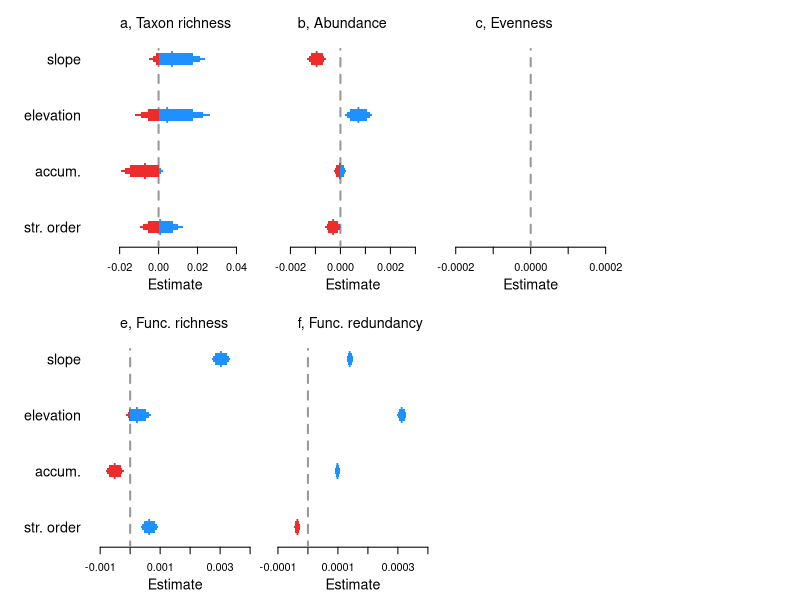

Source code (R): (Note: this script raises an error after producing the figure.)
##Set working directory
setwd("C:/Users/elwel/OneDrive/Desktop/aquatic_data/git/EuroAquaticMacroInverts")

# attach data
drivEst <- read.csv("outputs/Driver_metaanaly_Ests.csv")
#drivEst <- read.csv("outputs/Driver_horseshoe_metaanaly_Ests.csv")
head(drivEst)
unique(drivEst$Response)

options(scipen=999)

##save plot
tiff(filename = "plots/Fig4_drivers/Drivers_main_streamCharacteristics.tiff", width = 7.8, height = 5, units = 'in', res = 600, compression = 'lzw')
#tiff(filename = "plots/drivers/Drivers_horseshoe.tiff", width = 12, height = 9, units = 'in', res = 600, compression = 'lzw')

##layout
layout(mat = matrix(c(1:10), 
                        nrow = 2, 
                        ncol = 5),
       heights = c(2,2,2,2,2,2,2,2,2,2),
       widths = c(1,2,2,2,2,1,2,2,2,2))

par(mar=c(4,0.4,0.4,0.8))
#empty plot for where the labels will go
plot(0, xaxt = 'n', yaxt = 'n', bty = 'n', pch = '', ylab = '', xlab = '')
plot(0, xaxt = 'n', yaxt = 'n', bty = 'n', pch = '', ylab = '', xlab = '')

#### Spp Richness #####
sub <- subset(drivEst, Response == "spp_richness")
est <- sub$Estimate[6:9]
yy <- c(1:4)
plot(yy ~ est, ylab="",xlab="", yaxt="n", las=1, type="n",xlim=c(-0.03,0.047), ylim=c(0.8,4.8),cex=2, bty="n")
#polygon(x=c(-100,-100,0,0),
#        y=c(-4,22,22,-4), col = "grey80", border = "grey80")
segments(x0=0,y0=0,x1=0,y1=4.18,lty=2, lwd=2,col="grey60")
axis(2, at=yy, lwd = 0, lwd.ticks = 0, labels=c("str. order", "accum.", "elevation", "slope"), las=1,cex.axis=1.3)
title(xlab="Estimate", line=2.4,cex.lab=1.3)
legend("topleft", legend=("a, Taxon richness"), bty="n", cex=1.3)
mm <- cbind(yy,est)
mm_neg <- as.data.frame(mm[ which(est < 0),])
mm_pos <- as.data.frame(mm[ which(est > 0),])
#points(yy ~ est, pch="l",cex=2.2,col="white")
points(mm_neg[1,] ~ mm_neg[2,], pch="l",cex=2,col="firebrick2")
points(mm_pos$yy ~ mm_pos$est, pch="l",cex=2,col="dodgerblue")
yyy1=c(0.975,1.025,1.025,0.975)
yyy2=c(0.95,1.05,1.05,0.95)
yyy3=c(0.9,1.1,1.1,0.9)
polygon(x=c(if (sub$Q2.5[6]<0) {sub$Q2.5[6]} else {0}, if (sub$Q2.5[6]<0) {sub$Q2.5[6]} else {0}, if (sub$Q97.5[6]<0) {sub$Q97.5[6]} else {0}, if (sub$Q97.5[6]<0) {sub$Q97.5[6]} else {0}),y=(yyy1), col = "firebrick2", border = NA)
polygon(x=c(if (sub$Q5[6]<0) {sub$Q5[6]} else {0}, if (sub$Q5[6]<0) {sub$Q5[6]} else {0}, if (sub$Q95[6]<0) {sub$Q95[6]} else {0}, if (sub$Q95[6]<0) {sub$Q95[6]} else {0}),y=(yyy2), col = "firebrick2", border = NA)
polygon(x=c(if (sub$Q10[6]<0) {sub$Q10[6]} else {0}, if (sub$Q10[6]<0) {sub$Q10[6]} else {0}, if (sub$Q90[6]<0) {sub$Q90[6]} else {0}, if (sub$Q90[6]<0) {sub$Q90[6]} else {0}),y=(yyy3), col = "firebrick2", border = NA)
polygon(x=c(if (sub$Q2.5[6]>0) {sub$Q2.5[6]} else {0}, if (sub$Q2.5[6]>0) {sub$Q2.5[6]} else {0}, if (sub$Q97.5[6]>0) {sub$Q97.5[6]} else {0}, if (sub$Q97.5[6]>0) {sub$Q97.5[6]} else {0}),y=(yyy1), col = "dodgerblue", border = NA)
polygon(x=c(if (sub$Q5[6]>0) {sub$Q5[6]} else {0}, if (sub$Q5[6]>0) {sub$Q5[6]} else {0}, if (sub$Q95[6]>0) {sub$Q95[6]} else {0}, if (sub$Q95[6]>0) {sub$Q95[6]} else {0}),y=(yyy2), col = "dodgerblue", border = NA)
polygon(x=c(if (sub$Q10[6]>0) {sub$Q10[6]} else {0}, if (sub$Q10[6]>0) {sub$Q10[6]} else {0}, if (sub$Q90[6]>0) {sub$Q90[6]} else {0}, if (sub$Q90[6]>0) {sub$Q90[6]} else {0}),y=(yyy3), col = "dodgerblue", border = NA)
polygon(x=c(if (sub$Q2.5[7]<0) {sub$Q2.5[7]} else {0}, if (sub$Q2.5[7]<0) {sub$Q2.5[7]} else {0}, if (sub$Q97.5[7]<0) {sub$Q97.5[7]} else {0}, if (sub$Q97.5[7]<0) {sub$Q97.5[7]} else {0}),y=(yyy1+1), col = "firebrick2", border = NA)
polygon(x=c(if (sub$Q5[7]<0) {sub$Q5[7]} else {0}, if (sub$Q5[7]<0) {sub$Q5[7]} else {0}, if (sub$Q95[7]<0) {sub$Q95[7]} else {0}, if (sub$Q95[7]<0) {sub$Q95[7]} else {0}),y=(yyy2+1), col = "firebrick2", border = NA)
polygon(x=c(if (sub$Q10[7]<0) {sub$Q10[7]} else {0}, if (sub$Q10[7]<0) {sub$Q10[7]} else {0}, if (sub$Q90[7]<0) {sub$Q90[7]} else {0}, if (sub$Q90[7]<0) {sub$Q90[7]} else {0}),y=(yyy3+1), col = "firebrick2", border = NA)
polygon(x=c(if (sub$Q2.5[7]>0) {sub$Q2.5[7]} else {0}, if (sub$Q2.5[7]>0) {sub$Q2.5[7]} else {0}, if (sub$Q97.5[7]>0) {sub$Q97.5[7]} else {0}, if (sub$Q97.5[7]>0) {sub$Q97.5[7]} else {0}),y=(yyy1+1), col = "dodgerblue", border = NA)
polygon(x=c(if (sub$Q5[7]>0) {sub$Q5[7]} else {0}, if (sub$Q5[7]>0) {sub$Q5[7]} else {0}, if (sub$Q95[7]>0) {sub$Q95[7]} else {0}, if (sub$Q95[7]>0) {sub$Q95[7]} else {0}),y=(yyy2+1), col = "dodgerblue", border = NA)
polygon(x=c(if (sub$Q10[7]>0) {sub$Q10[7]} else {0}, if (sub$Q10[7]>0) {sub$Q10[7]} else {0}, if (sub$Q90[7]>0) {sub$Q90[7]} else {0}, if (sub$Q90[7]>0) {sub$Q90[7]} else {0}),y=(yyy3+1), col = "dodgerblue", border = NA)
polygon(x=c(if (sub$Q2.5[8]<0) {sub$Q2.5[8]} else {0}, if (sub$Q2.5[8]<0) {sub$Q2.5[8]} else {0}, if (sub$Q97.5[8]<0) {sub$Q97.5[8]} else {0}, if (sub$Q97.5[8]<0) {sub$Q97.5[8]} else {0}),y=(yyy1+2), col = "firebrick2", border = NA)
polygon(x=c(if (sub$Q5[8]<0) {sub$Q5[8]} else {0}, if (sub$Q5[8]<0) {sub$Q5[8]} else {0}, if (sub$Q95[8]<0) {sub$Q95[8]} else {0}, if (sub$Q95[8]<0) {sub$Q95[8]} else {0}),y=(yyy2+2), col = "firebrick2", border = NA)
polygon(x=c(if (sub$Q10[8]<0) {sub$Q10[8]} else {0}, if (sub$Q10[8]<0) {sub$Q10[8]} else {0}, if (sub$Q90[8]<0) {sub$Q90[8]} else {0}, if (sub$Q90[8]<0) {sub$Q90[8]} else {0}),y=(yyy3+2), col = "firebrick2", border = NA)
polygon(x=c(if (sub$Q2.5[8]>0) {sub$Q2.5[8]} else {0}, if (sub$Q2.5[8]>0) {sub$Q2.5[8]} else {0}, if (sub$Q97.5[8]>0) {sub$Q97.5[8]} else {0}, if (sub$Q97.5[8]>0) {sub$Q97.5[8]} else {0}),y=(yyy1+2), col = "dodgerblue", border = NA)
polygon(x=c(if (sub$Q5[8]>0) {sub$Q5[8]} else {0}, if (sub$Q5[8]>0) {sub$Q5[8]} else {0}, if (sub$Q95[8]>0) {sub$Q95[8]} else {0}, if (sub$Q95[8]>0) {sub$Q95[8]} else {0}),y=(yyy2+2), col = "dodgerblue", border = NA)
polygon(x=c(if (sub$Q10[8]>0) {sub$Q10[8]} else {0}, if (sub$Q10[8]>0) {sub$Q10[8]} else {0}, if (sub$Q90[8]>0) {sub$Q90[8]} else {0}, if (sub$Q90[8]>0) {sub$Q90[8]} else {0}),y=(yyy3+2), col = "dodgerblue", border = NA)
polygon(x=c(if (sub$Q2.5[9]<0) {sub$Q2.5[9]} else {0}, if (sub$Q2.5[9]<0) {sub$Q2.5[9]} else {0}, if (sub$Q97.5[9]<0) {sub$Q97.5[9]} else {0}, if (sub$Q97.5[9]<0) {sub$Q97.5[9]} else {0}),y=(yyy1+3), col = "firebrick2", border = NA)
polygon(x=c(if (sub$Q5[9]<0) {sub$Q5[9]} else {0}, if (sub$Q5[9]<0) {sub$Q5[9]} else {0}, if (sub$Q95[9]<0) {sub$Q95[9]} else {0}, if (sub$Q95[9]<0) {sub$Q95[9]} else {0}),y=(yyy2+3), col = "firebrick2", border = NA)
polygon(x=c(if (sub$Q10[9]<0) {sub$Q10[9]} else {0}, if (sub$Q10[9]<0) {sub$Q10[9]} else {0}, if (sub$Q90[9]<0) {sub$Q90[9]} else {0}, if (sub$Q90[9]<0) {sub$Q90[9]} else {0}),y=(yyy3+3), col = "firebrick2", border = NA)
polygon(x=c(if (sub$Q2.5[9]>0) {sub$Q2.5[9]} else {0}, if (sub$Q2.5[9]>0) {sub$Q2.5[9]} else {0}, if (sub$Q97.5[9]>0) {sub$Q97.5[9]} else {0}, if (sub$Q97.5[9]>0) {sub$Q97.5[9]} else {0}),y=(yyy1+3), col = "dodgerblue", border = NA)
polygon(x=c(if (sub$Q5[9]>0) {sub$Q5[9]} else {0}, if (sub$Q5[9]>0) {sub$Q5[9]} else {0}, if (sub$Q95[9]>0) {sub$Q95[9]} else {0}, if (sub$Q95[9]>0) {sub$Q95[9]} else {0}),y=(yyy2+3), col = "dodgerblue", border = NA)
polygon(x=c(if (sub$Q10[9]>0) {sub$Q10[9]} else {0}, if (sub$Q10[9]>0) {sub$Q10[9]} else {0}, if (sub$Q90[9]>0) {sub$Q90[9]} else {0}, if (sub$Q90[9]>0) {sub$Q90[9]} else {0}),y=(yyy3+3), col = "dodgerblue", border = NA)


#### Func Richness #####
sub <- subset(drivEst, Response == "func_rich")
est <- sub$Estimate[6:9]
yy <- c(1:4)
plot(yy ~ est, ylab="",xlab="", yaxt="n", las=1, type="n",xlim=c(-0.001,0.004), ylim=c(0.8,4.8), cex=2, bty="n")
segments(x0=0,y0=0,x1=0,y1=4.18,lty=2, lwd=2,col="grey60")
axis(2, at=yy, lwd = 0, lwd.ticks = 0, labels=c("str. order", "accum.", "elevation", "slope"), las=1,cex.axis=1.3)
title(xlab="Estimate", line=2.4,cex.lab=1.3)
legend("topleft", legend=("e, Func. richness"), bty="n", cex=1.3)
mm <- cbind(yy,est)
mm_neg <- as.data.frame(mm[ which(est < 0),])
mm_pos <- as.data.frame(mm[ which(est > 0),])
#points(yy ~ est, pch="l",cex=2.2,col="white")
points(mm_neg[1,] ~ mm_neg[2,], pch="l",cex=2,col="firebrick2")
points(mm_pos$yy ~ mm_pos$est, pch="l",cex=2,col="dodgerblue")
yyy1=c(0.975,1.025,1.025,0.975)
yyy2=c(0.95,1.05,1.05,0.95)
yyy3=c(0.9,1.1,1.1,0.9)
polygon(x=c(if (sub$Q2.5[6]<0) {sub$Q2.5[6]} else {0}, if (sub$Q2.5[6]<0) {sub$Q2.5[6]} else {0}, if (sub$Q97.5[6]<0) {sub$Q97.5[6]} else {0}, if (sub$Q97.5[6]<0) {sub$Q97.5[6]} else {0}),y=(yyy1), col = "firebrick2", border = NA)
polygon(x=c(if (sub$Q5[6]<0) {sub$Q5[6]} else {0}, if (sub$Q5[6]<0) {sub$Q5[6]} else {0}, if (sub$Q95[6]<0) {sub$Q95[6]} else {0}, if (sub$Q95[6]<0) {sub$Q95[6]} else {0}),y=(yyy2), col = "firebrick2", border = NA)
polygon(x=c(if (sub$Q10[6]<0) {sub$Q10[6]} else {0}, if (sub$Q10[6]<0) {sub$Q10[6]} else {0}, if (sub$Q90[6]<0) {sub$Q90[6]} else {0}, if (sub$Q90[6]<0) {sub$Q90[6]} else {0}),y=(yyy3), col = "firebrick2", border = NA)
polygon(x=c(if (sub$Q2.5[6]>0) {sub$Q2.5[6]} else {0}, if (sub$Q2.5[6]>0) {sub$Q2.5[6]} else {0}, if (sub$Q97.5[6]>0) {sub$Q97.5[6]} else {0}, if (sub$Q97.5[6]>0) {sub$Q97.5[6]} else {0}),y=(yyy1), col = "dodgerblue", border = NA)
polygon(x=c(if (sub$Q5[6]>0) {sub$Q5[6]} else {0}, if (sub$Q5[6]>0) {sub$Q5[6]} else {0}, if (sub$Q95[6]>0) {sub$Q95[6]} else {0}, if (sub$Q95[6]>0) {sub$Q95[6]} else {0}),y=(yyy2), col = "dodgerblue", border = NA)
polygon(x=c(if (sub$Q10[6]>0) {sub$Q10[6]} else {0}, if (sub$Q10[6]>0) {sub$Q10[6]} else {0}, if (sub$Q90[6]>0) {sub$Q90[6]} else {0}, if (sub$Q90[6]>0) {sub$Q90[6]} else {0}),y=(yyy3), col = "dodgerblue", border = NA)
polygon(x=c(if (sub$Q2.5[7]<0) {sub$Q2.5[7]} else {0}, if (sub$Q2.5[7]<0) {sub$Q2.5[7]} else {0}, if (sub$Q97.5[7]<0) {sub$Q97.5[7]} else {0}, if (sub$Q97.5[7]<0) {sub$Q97.5[7]} else {0}),y=(yyy1+1), col = "firebrick2", border = NA)
polygon(x=c(if (sub$Q5[7]<0) {sub$Q5[7]} else {0}, if (sub$Q5[7]<0) {sub$Q5[7]} else {0}, if (sub$Q95[7]<0) {sub$Q95[7]} else {0}, if (sub$Q95[7]<0) {sub$Q95[7]} else {0}),y=(yyy2+1), col = "firebrick2", border = NA)
polygon(x=c(if (sub$Q10[7]<0) {sub$Q10[7]} else {0}, if (sub$Q10[7]<0) {sub$Q10[7]} else {0}, if (sub$Q90[7]<0) {sub$Q90[7]} else {0}, if (sub$Q90[7]<0) {sub$Q90[7]} else {0}),y=(yyy3+1), col = "firebrick2", border = NA)
polygon(x=c(if (sub$Q2.5[7]>0) {sub$Q2.5[7]} else {0}, if (sub$Q2.5[7]>0) {sub$Q2.5[7]} else {0}, if (sub$Q97.5[7]>0) {sub$Q97.5[7]} else {0}, if (sub$Q97.5[7]>0) {sub$Q97.5[7]} else {0}),y=(yyy1+1), col = "dodgerblue", border = NA)
polygon(x=c(if (sub$Q5[7]>0) {sub$Q5[7]} else {0}, if (sub$Q5[7]>0) {sub$Q5[7]} else {0}, if (sub$Q95[7]>0) {sub$Q95[7]} else {0}, if (sub$Q95[7]>0) {sub$Q95[7]} else {0}),y=(yyy2+1), col = "dodgerblue", border = NA)
polygon(x=c(if (sub$Q10[7]>0) {sub$Q10[7]} else {0}, if (sub$Q10[7]>0) {sub$Q10[7]} else {0}, if (sub$Q90[7]>0) {sub$Q90[7]} else {0}, if (sub$Q90[7]>0) {sub$Q90[7]} else {0}),y=(yyy3+1), col = "dodgerblue", border = NA)
polygon(x=c(if (sub$Q2.5[8]<0) {sub$Q2.5[8]} else {0}, if (sub$Q2.5[8]<0) {sub$Q2.5[8]} else {0}, if (sub$Q97.5[8]<0) {sub$Q97.5[8]} else {0}, if (sub$Q97.5[8]<0) {sub$Q97.5[8]} else {0}),y=(yyy1+2), col = "firebrick2", border = NA)
polygon(x=c(if (sub$Q5[8]<0) {sub$Q5[8]} else {0}, if (sub$Q5[8]<0) {sub$Q5[8]} else {0}, if (sub$Q95[8]<0) {sub$Q95[8]} else {0}, if (sub$Q95[8]<0) {sub$Q95[8]} else {0}),y=(yyy2+2), col = "firebrick2", border = NA)
polygon(x=c(if (sub$Q10[8]<0) {sub$Q10[8]} else {0}, if (sub$Q10[8]<0) {sub$Q10[8]} else {0}, if (sub$Q90[8]<0) {sub$Q90[8]} else {0}, if (sub$Q90[8]<0) {sub$Q90[8]} else {0}),y=(yyy3+2), col = "firebrick2", border = NA)
polygon(x=c(if (sub$Q2.5[8]>0) {sub$Q2.5[8]} else {0}, if (sub$Q2.5[8]>0) {sub$Q2.5[8]} else {0}, if (sub$Q97.5[8]>0) {sub$Q97.5[8]} else {0}, if (sub$Q97.5[8]>0) {sub$Q97.5[8]} else {0}),y=(yyy1+2), col = "dodgerblue", border = NA)
polygon(x=c(if (sub$Q5[8]>0) {sub$Q5[8]} else {0}, if (sub$Q5[8]>0) {sub$Q5[8]} else {0}, if (sub$Q95[8]>0) {sub$Q95[8]} else {0}, if (sub$Q95[8]>0) {sub$Q95[8]} else {0}),y=(yyy2+2), col = "dodgerblue", border = NA)
polygon(x=c(if (sub$Q10[8]>0) {sub$Q10[8]} else {0}, if (sub$Q10[8]>0) {sub$Q10[8]} else {0}, if (sub$Q90[8]>0) {sub$Q90[8]} else {0}, if (sub$Q90[8]>0) {sub$Q90[8]} else {0}),y=(yyy3+2), col = "dodgerblue", border = NA)
polygon(x=c(if (sub$Q2.5[9]<0) {sub$Q2.5[9]} else {0}, if (sub$Q2.5[9]<0) {sub$Q2.5[9]} else {0}, if (sub$Q97.5[9]<0) {sub$Q97.5[9]} else {0}, if (sub$Q97.5[9]<0) {sub$Q97.5[9]} else {0}),y=(yyy1+3), col = "firebrick2", border = NA)
polygon(x=c(if (sub$Q5[9]<0) {sub$Q5[9]} else {0}, if (sub$Q5[9]<0) {sub$Q5[9]} else {0}, if (sub$Q95[9]<0) {sub$Q95[9]} else {0}, if (sub$Q95[9]<0) {sub$Q95[9]} else {0}),y=(yyy2+3), col = "firebrick2", border = NA)
polygon(x=c(if (sub$Q10[9]<0) {sub$Q10[9]} else {0}, if (sub$Q10[9]<0) {sub$Q10[9]} else {0}, if (sub$Q90[9]<0) {sub$Q90[9]} else {0}, if (sub$Q90[9]<0) {sub$Q90[9]} else {0}),y=(yyy3+3), col = "firebrick2", border = NA)
polygon(x=c(if (sub$Q2.5[9]>0) {sub$Q2.5[9]} else {0}, if (sub$Q2.5[9]>0) {sub$Q2.5[9]} else {0}, if (sub$Q97.5[9]>0) {sub$Q97.5[9]} else {0}, if (sub$Q97.5[9]>0) {sub$Q97.5[9]} else {0}),y=(yyy1+3), col = "dodgerblue", border = NA)
polygon(x=c(if (sub$Q5[9]>0) {sub$Q5[9]} else {0}, if (sub$Q5[9]>0) {sub$Q5[9]} else {0}, if (sub$Q95[9]>0) {sub$Q95[9]} else {0}, if (sub$Q95[9]>0) {sub$Q95[9]} else {0}),y=(yyy2+3), col = "dodgerblue", border = NA)
polygon(x=c(if (sub$Q10[9]>0) {sub$Q10[9]} else {0}, if (sub$Q10[9]>0) {sub$Q10[9]} else {0}, if (sub$Q90[9]>0) {sub$Q90[9]} else {0}, if (sub$Q90[9]>0) {sub$Q90[9]} else {0}),y=(yyy3+3), col = "dodgerblue", border = NA)


#### Abundance #####
sub <- subset(drivEst, Response == "abundance")
est <- sub$Estimate[6:9]
yy <- c(1:4)
plot(yy ~ est, ylab="",xlab="", yaxt="n", las=1, type="n",xlim=c(-0.0025,0.0035), ylim=c(0.8,4.8), cex=2, bty="n")
segments(x0=0,y0=0,x1=0,y1=4.18,lty=2, lwd=2,col="grey60")
title(xlab="Estimate", line=2.4,cex.lab=1.3)
legend("topleft", legend=("b, Abundance"), bty="n", cex=1.3)
mm <- cbind(yy,est)
mm_neg <- as.data.frame(mm[ which(est < 0),])
mm_pos <- as.data.frame(mm[ which(est > 0),])
#points(yy ~ est, pch="l",cex=2.2,col="white")
points(mm_neg$yy ~ mm_neg$est, pch="l",cex=2,col="firebrick2")
points(mm_pos[1,] ~ mm_pos[2,], pch="l",cex=2,col="dodgerblue")
yyy1=c(0.975,1.025,1.025,0.975)
yyy2=c(0.95,1.05,1.05,0.95)
yyy3=c(0.9,1.1,1.1,0.9)
polygon(x=c(if (sub$Q2.5[6]<0) {sub$Q2.5[6]} else {0}, if (sub$Q2.5[6]<0) {sub$Q2.5[6]} else {0}, if (sub$Q97.5[6]<0) {sub$Q97.5[6]} else {0}, if (sub$Q97.5[6]<0) {sub$Q97.5[6]} else {0}),y=(yyy1), col = "firebrick2", border = NA)
polygon(x=c(if (sub$Q5[6]<0) {sub$Q5[6]} else {0}, if (sub$Q5[6]<0) {sub$Q5[6]} else {0}, if (sub$Q95[6]<0) {sub$Q95[6]} else {0}, if (sub$Q95[6]<0) {sub$Q95[6]} else {0}),y=(yyy2), col = "firebrick2", border = NA)
polygon(x=c(if (sub$Q10[6]<0) {sub$Q10[6]} else {0}, if (sub$Q10[6]<0) {sub$Q10[6]} else {0}, if (sub$Q90[6]<0) {sub$Q90[6]} else {0}, if (sub$Q90[6]<0) {sub$Q90[6]} else {0}),y=(yyy3), col = "firebrick2", border = NA)
polygon(x=c(if (sub$Q2.5[6]>0) {sub$Q2.5[6]} else {0}, if (sub$Q2.5[6]>0) {sub$Q2.5[6]} else {0}, if (sub$Q97.5[6]>0) {sub$Q97.5[6]} else {0}, if (sub$Q97.5[6]>0) {sub$Q97.5[6]} else {0}),y=(yyy1), col = "dodgerblue", border = NA)
polygon(x=c(if (sub$Q5[6]>0) {sub$Q5[6]} else {0}, if (sub$Q5[6]>0) {sub$Q5[6]} else {0}, if (sub$Q95[6]>0) {sub$Q95[6]} else {0}, if (sub$Q95[6]>0) {sub$Q95[6]} else {0}),y=(yyy2), col = "dodgerblue", border = NA)
polygon(x=c(if (sub$Q10[6]>0) {sub$Q10[6]} else {0}, if (sub$Q10[6]>0) {sub$Q10[6]} else {0}, if (sub$Q90[6]>0) {sub$Q90[6]} else {0}, if (sub$Q90[6]>0) {sub$Q90[6]} else {0}),y=(yyy3), col = "dodgerblue", border = NA)
polygon(x=c(if (sub$Q2.5[7]<0) {sub$Q2.5[7]} else {0}, if (sub$Q2.5[7]<0) {sub$Q2.5[7]} else {0}, if (sub$Q97.5[7]<0) {sub$Q97.5[7]} else {0}, if (sub$Q97.5[7]<0) {sub$Q97.5[7]} else {0}),y=(yyy1+1), col = "firebrick2", border = NA)
polygon(x=c(if (sub$Q5[7]<0) {sub$Q5[7]} else {0}, if (sub$Q5[7]<0) {sub$Q5[7]} else {0}, if (sub$Q95[7]<0) {sub$Q95[7]} else {0}, if (sub$Q95[7]<0) {sub$Q95[7]} else {0}),y=(yyy2+1), col = "firebrick2", border = NA)
polygon(x=c(if (sub$Q10[7]<0) {sub$Q10[7]} else {0}, if (sub$Q10[7]<0) {sub$Q10[7]} else {0}, if (sub$Q90[7]<0) {sub$Q90[7]} else {0}, if (sub$Q90[7]<0) {sub$Q90[7]} else {0}),y=(yyy3+1), col = "firebrick2", border = NA)
polygon(x=c(if (sub$Q2.5[7]>0) {sub$Q2.5[7]} else {0}, if (sub$Q2.5[7]>0) {sub$Q2.5[7]} else {0}, if (sub$Q97.5[7]>0) {sub$Q97.5[7]} else {0}, if (sub$Q97.5[7]>0) {sub$Q97.5[7]} else {0}),y=(yyy1+1), col = "dodgerblue", border = NA)
polygon(x=c(if (sub$Q5[7]>0) {sub$Q5[7]} else {0}, if (sub$Q5[7]>0) {sub$Q5[7]} else {0}, if (sub$Q95[7]>0) {sub$Q95[7]} else {0}, if (sub$Q95[7]>0) {sub$Q95[7]} else {0}),y=(yyy2+1), col = "dodgerblue", border = NA)
polygon(x=c(if (sub$Q10[7]>0) {sub$Q10[7]} else {0}, if (sub$Q10[7]>0) {sub$Q10[7]} else {0}, if (sub$Q90[7]>0) {sub$Q90[7]} else {0}, if (sub$Q90[7]>0) {sub$Q90[7]} else {0}),y=(yyy3+1), col = "dodgerblue", border = NA)
polygon(x=c(if (sub$Q2.5[8]<0) {sub$Q2.5[8]} else {0}, if (sub$Q2.5[8]<0) {sub$Q2.5[8]} else {0}, if (sub$Q97.5[8]<0) {sub$Q97.5[8]} else {0}, if (sub$Q97.5[8]<0) {sub$Q97.5[8]} else {0}),y=(yyy1+2), col = "firebrick2", border = NA)
polygon(x=c(if (sub$Q5[8]<0) {sub$Q5[8]} else {0}, if (sub$Q5[8]<0) {sub$Q5[8]} else {0}, if (sub$Q95[8]<0) {sub$Q95[8]} else {0}, if (sub$Q95[8]<0) {sub$Q95[8]} else {0}),y=(yyy2+2), col = "firebrick2", border = NA)
polygon(x=c(if (sub$Q10[8]<0) {sub$Q10[8]} else {0}, if (sub$Q10[8]<0) {sub$Q10[8]} else {0}, if (sub$Q90[8]<0) {sub$Q90[8]} else {0}, if (sub$Q90[8]<0) {sub$Q90[8]} else {0}),y=(yyy3+2), col = "firebrick2", border = NA)
polygon(x=c(if (sub$Q2.5[8]>0) {sub$Q2.5[8]} else {0}, if (sub$Q2.5[8]>0) {sub$Q2.5[8]} else {0}, if (sub$Q97.5[8]>0) {sub$Q97.5[8]} else {0}, if (sub$Q97.5[8]>0) {sub$Q97.5[8]} else {0}),y=(yyy1+2), col = "dodgerblue", border = NA)
polygon(x=c(if (sub$Q5[8]>0) {sub$Q5[8]} else {0}, if (sub$Q5[8]>0) {sub$Q5[8]} else {0}, if (sub$Q95[8]>0) {sub$Q95[8]} else {0}, if (sub$Q95[8]>0) {sub$Q95[8]} else {0}),y=(yyy2+2), col = "dodgerblue", border = NA)
polygon(x=c(if (sub$Q10[8]>0) {sub$Q10[8]} else {0}, if (sub$Q10[8]>0) {sub$Q10[8]} else {0}, if (sub$Q90[8]>0) {sub$Q90[8]} else {0}, if (sub$Q90[8]>0) {sub$Q90[8]} else {0}),y=(yyy3+2), col = "dodgerblue", border = NA)
polygon(x=c(if (sub$Q2.5[9]<0) {sub$Q2.5[9]} else {0}, if (sub$Q2.5[9]<0) {sub$Q2.5[9]} else {0}, if (sub$Q97.5[9]<0) {sub$Q97.5[9]} else {0}, if (sub$Q97.5[9]<0) {sub$Q97.5[9]} else {0}),y=(yyy1+3), col = "firebrick2", border = NA)
polygon(x=c(if (sub$Q5[9]<0) {sub$Q5[9]} else {0}, if (sub$Q5[9]<0) {sub$Q5[9]} else {0}, if (sub$Q95[9]<0) {sub$Q95[9]} else {0}, if (sub$Q95[9]<0) {sub$Q95[9]} else {0}),y=(yyy2+3), col = "firebrick2", border = NA)
polygon(x=c(if (sub$Q10[9]<0) {sub$Q10[9]} else {0}, if (sub$Q10[9]<0) {sub$Q10[9]} else {0}, if (sub$Q90[9]<0) {sub$Q90[9]} else {0}, if (sub$Q90[9]<0) {sub$Q90[9]} else {0}),y=(yyy3+3), col = "firebrick2", border = NA)
polygon(x=c(if (sub$Q2.5[9]>0) {sub$Q2.5[9]} else {0}, if (sub$Q2.5[9]>0) {sub$Q2.5[9]} else {0}, if (sub$Q97.5[9]>0) {sub$Q97.5[9]} else {0}, if (sub$Q97.5[9]>0) {sub$Q97.5[9]} else {0}),y=(yyy1+3), col = "dodgerblue", border = NA)
polygon(x=c(if (sub$Q5[9]>0) {sub$Q5[9]} else {0}, if (sub$Q5[9]>0) {sub$Q5[9]} else {0}, if (sub$Q95[9]>0) {sub$Q95[9]} else {0}, if (sub$Q95[9]>0) {sub$Q95[9]} else {0}),y=(yyy2+3), col = "dodgerblue", border = NA)
polygon(x=c(if (sub$Q10[9]>0) {sub$Q10[9]} else {0}, if (sub$Q10[9]>0) {sub$Q10[9]} else {0}, if (sub$Q90[9]>0) {sub$Q90[9]} else {0}, if (sub$Q90[9]>0) {sub$Q90[9]} else {0}),y=(yyy3+3), col = "dodgerblue", border = NA)

#### func_fred #####
sub <- subset(drivEst, Response == "FRed")
est <- sub$Estimate[6:9]
yy <- c(1:4)
plot(yy ~ est, ylab="",xlab="", yaxt="n", las=1, type="n",xlim=c(-0.0001,0.0004), ylim=c(0.8,4.8), cex=2, bty="n")
segments(x0=0,y0=0,x1=0,y1=4.18,lty=2, lwd=2,col="grey60")
title(xlab="Estimate", line=2.4,cex.lab=1.3)
legend("topleft", legend=("f, Func. redundancy"), bty="n", cex=1.3)
mm <- cbind(yy,est)
mm_neg <- as.data.frame(mm[ which(est < 0),])
mm_pos <- as.data.frame(mm[ which(est > 0),])
#points(yy ~ est, pch="l",cex=2.2,col="white")
points(mm_neg[1,] ~ mm_neg[2,], pch="l",cex=2,col="firebrick2")
points(mm_pos$yy ~ mm_pos$est, pch="l",cex=2,col="dodgerblue")
yyy1=c(0.975,1.025,1.025,0.975)
yyy2=c(0.95,1.05,1.05,0.95)
yyy3=c(0.9,1.1,1.1,0.9)
polygon(x=c(if (sub$Q2.5[6]<0) {sub$Q2.5[6]} else {0}, if (sub$Q2.5[6]<0) {sub$Q2.5[6]} else {0}, if (sub$Q97.5[6]<0) {sub$Q97.5[6]} else {0}, if (sub$Q97.5[6]<0) {sub$Q97.5[6]} else {0}),y=(yyy1), col = "firebrick2", border = NA)
polygon(x=c(if (sub$Q5[6]<0) {sub$Q5[6]} else {0}, if (sub$Q5[6]<0) {sub$Q5[6]} else {0}, if (sub$Q95[6]<0) {sub$Q95[6]} else {0}, if (sub$Q95[6]<0) {sub$Q95[6]} else {0}),y=(yyy2), col = "firebrick2", border = NA)
polygon(x=c(if (sub$Q10[6]<0) {sub$Q10[6]} else {0}, if (sub$Q10[6]<0) {sub$Q10[6]} else {0}, if (sub$Q90[6]<0) {sub$Q90[6]} else {0}, if (sub$Q90[6]<0) {sub$Q90[6]} else {0}),y=(yyy3), col = "firebrick2", border = NA)
polygon(x=c(if (sub$Q2.5[6]>0) {sub$Q2.5[6]} else {0}, if (sub$Q2.5[6]>0) {sub$Q2.5[6]} else {0}, if (sub$Q97.5[6]>0) {sub$Q97.5[6]} else {0}, if (sub$Q97.5[6]>0) {sub$Q97.5[6]} else {0}),y=(yyy1), col = "dodgerblue", border = NA)
polygon(x=c(if (sub$Q5[6]>0) {sub$Q5[6]} else {0}, if (sub$Q5[6]>0) {sub$Q5[6]} else {0}, if (sub$Q95[6]>0) {sub$Q95[6]} else {0}, if (sub$Q95[6]>0) {sub$Q95[6]} else {0}),y=(yyy2), col = "dodgerblue", border = NA)
polygon(x=c(if (sub$Q10[6]>0) {sub$Q10[6]} else {0}, if (sub$Q10[6]>0) {sub$Q10[6]} else {0}, if (sub$Q90[6]>0) {sub$Q90[6]} else {0}, if (sub$Q90[6]>0) {sub$Q90[6]} else {0}),y=(yyy3), col = "dodgerblue", border = NA)
polygon(x=c(if (sub$Q2.5[7]<0) {sub$Q2.5[7]} else {0}, if (sub$Q2.5[7]<0) {sub$Q2.5[7]} else {0}, if (sub$Q97.5[7]<0) {sub$Q97.5[7]} else {0}, if (sub$Q97.5[7]<0) {sub$Q97.5[7]} else {0}),y=(yyy1+1), col = "firebrick2", border = NA)
polygon(x=c(if (sub$Q5[7]<0) {sub$Q5[7]} else {0}, if (sub$Q5[7]<0) {sub$Q5[7]} else {0}, if (sub$Q95[7]<0) {sub$Q95[7]} else {0}, if (sub$Q95[7]<0) {sub$Q95[7]} else {0}),y=(yyy2+1), col = "firebrick2", border = NA)
polygon(x=c(if (sub$Q10[7]<0) {sub$Q10[7]} else {0}, if (sub$Q10[7]<0) {sub$Q10[7]} else {0}, if (sub$Q90[7]<0) {sub$Q90[7]} else {0}, if (sub$Q90[7]<0) {sub$Q90[7]} else {0}),y=(yyy3+1), col = "firebrick2", border = NA)
polygon(x=c(if (sub$Q2.5[7]>0) {sub$Q2.5[7]} else {0}, if (sub$Q2.5[7]>0) {sub$Q2.5[7]} else {0}, if (sub$Q97.5[7]>0) {sub$Q97.5[7]} else {0}, if (sub$Q97.5[7]>0) {sub$Q97.5[7]} else {0}),y=(yyy1+1), col = "dodgerblue", border = NA)
polygon(x=c(if (sub$Q5[7]>0) {sub$Q5[7]} else {0}, if (sub$Q5[7]>0) {sub$Q5[7]} else {0}, if (sub$Q95[7]>0) {sub$Q95[7]} else {0}, if (sub$Q95[7]>0) {sub$Q95[7]} else {0}),y=(yyy2+1), col = "dodgerblue", border = NA)
polygon(x=c(if (sub$Q10[7]>0) {sub$Q10[7]} else {0}, if (sub$Q10[7]>0) {sub$Q10[7]} else {0}, if (sub$Q90[7]>0) {sub$Q90[7]} else {0}, if (sub$Q90[7]>0) {sub$Q90[7]} else {0}),y=(yyy3+1), col = "dodgerblue", border = NA)
polygon(x=c(if (sub$Q2.5[8]<0) {sub$Q2.5[8]} else {0}, if (sub$Q2.5[8]<0) {sub$Q2.5[8]} else {0}, if (sub$Q97.5[8]<0) {sub$Q97.5[8]} else {0}, if (sub$Q97.5[8]<0) {sub$Q97.5[8]} else {0}),y=(yyy1+2), col = "firebrick2", border = NA)
polygon(x=c(if (sub$Q5[8]<0) {sub$Q5[8]} else {0}, if (sub$Q5[8]<0) {sub$Q5[8]} else {0}, if (sub$Q95[8]<0) {sub$Q95[8]} else {0}, if (sub$Q95[8]<0) {sub$Q95[8]} else {0}),y=(yyy2+2), col = "firebrick2", border = NA)
polygon(x=c(if (sub$Q10[8]<0) {sub$Q10[8]} else {0}, if (sub$Q10[8]<0) {sub$Q10[8]} else {0}, if (sub$Q90[8]<0) {sub$Q90[8]} else {0}, if (sub$Q90[8]<0) {sub$Q90[8]} else {0}),y=(yyy3+2), col = "firebrick2", border = NA)
polygon(x=c(if (sub$Q2.5[8]>0) {sub$Q2.5[8]} else {0}, if (sub$Q2.5[8]>0) {sub$Q2.5[8]} else {0}, if (sub$Q97.5[8]>0) {sub$Q97.5[8]} else {0}, if (sub$Q97.5[8]>0) {sub$Q97.5[8]} else {0}),y=(yyy1+2), col = "dodgerblue", border = NA)
polygon(x=c(if (sub$Q5[8]>0) {sub$Q5[8]} else {0}, if (sub$Q5[8]>0) {sub$Q5[8]} else {0}, if (sub$Q95[8]>0) {sub$Q95[8]} else {0}, if (sub$Q95[8]>0) {sub$Q95[8]} else {0}),y=(yyy2+2), col = "dodgerblue", border = NA)
polygon(x=c(if (sub$Q10[8]>0) {sub$Q10[8]} else {0}, if (sub$Q10[8]>0) {sub$Q10[8]} else {0}, if (sub$Q90[8]>0) {sub$Q90[8]} else {0}, if (sub$Q90[8]>0) {sub$Q90[8]} else {0}),y=(yyy3+2), col = "dodgerblue", border = NA)
polygon(x=c(if (sub$Q2.5[9]<0) {sub$Q2.5[9]} else {0}, if (sub$Q2.5[9]<0) {sub$Q2.5[9]} else {0}, if (sub$Q97.5[9]<0) {sub$Q97.5[9]} else {0}, if (sub$Q97.5[9]<0) {sub$Q97.5[9]} else {0}),y=(yyy1+3), col = "firebrick2", border = NA)
polygon(x=c(if (sub$Q5[9]<0) {sub$Q5[9]} else {0}, if (sub$Q5[9]<0) {sub$Q5[9]} else {0}, if (sub$Q95[9]<0) {sub$Q95[9]} else {0}, if (sub$Q95[9]<0) {sub$Q95[9]} else {0}),y=(yyy2+3), col = "firebrick2", border = NA)
polygon(x=c(if (sub$Q10[9]<0) {sub$Q10[9]} else {0}, if (sub$Q10[9]<0) {sub$Q10[9]} else {0}, if (sub$Q90[9]<0) {sub$Q90[9]} else {0}, if (sub$Q90[9]<0) {sub$Q90[9]} else {0}),y=(yyy3+3), col = "firebrick2", border = NA)
polygon(x=c(if (sub$Q2.5[9]>0) {sub$Q2.5[9]} else {0}, if (sub$Q2.5[9]>0) {sub$Q2.5[9]} else {0}, if (sub$Q97.5[9]>0) {sub$Q97.5[9]} else {0}, if (sub$Q97.5[9]>0) {sub$Q97.5[9]} else {0}),y=(yyy1+3), col = "dodgerblue", border = NA)
polygon(x=c(if (sub$Q5[9]>0) {sub$Q5[9]} else {0}, if (sub$Q5[9]>0) {sub$Q5[9]} else {0}, if (sub$Q95[9]>0) {sub$Q95[9]} else {0}, if (sub$Q95[9]>0) {sub$Q95[9]} else {0}),y=(yyy2+3), col = "dodgerblue", border = NA)
polygon(x=c(if (sub$Q10[9]>0) {sub$Q10[9]} else {0}, if (sub$Q10[9]>0) {sub$Q10[9]} else {0}, if (sub$Q90[9]>0) {sub$Q90[9]} else {0}, if (sub$Q90[9]>0) {sub$Q90[9]} else {0}),y=(yyy3+3), col = "dodgerblue", border = NA)

#### E10 #####
sub <- subset(drivEst, Response == "E10")
est <- sub$Estimate[6:9]
yy <- c(1:4)
plot(yy ~ est, ylab="",xlab="", yaxt="n", las=1, type="n",xlim=c(-0.0002,0.0002), ylim=c(0.8,4.8), cex=2, bty="n")
segments(x0=0,y0=0,x1=0,y1=4.18,lty=2, lwd=2,col="grey60")
title(xlab="Estimate", line=2.4,cex.lab=1.3)
legend("topleft", legend=("c, Evenness"), bty="n", cex=1.3)
mm <- cbind(yy,est)
mm_neg <- as.data.frame(mm[ which(est < 0),])
mm_pos <- as.data.frame(mm[ which(est > 0),])
#points(yy ~ est, pch="l",cex=2.2,col="white")
points(mm_neg$yy ~ mm_neg$est, pch="l",cex=2,col="firebrick2")
points(mm_pos$yy ~ mm_pos$est, pch="l",cex=2,col="dodgerblue")
yyy1=c(0.975,1.025,1.025,0.975)
yyy2=c(0.95,1.05,1.05,0.95)
yyy3=c(0.9,1.1,1.1,0.9)
polygon(x=c(if (sub$Q2.5[6]<0) {sub$Q2.5[6]} else {0}, if (sub$Q2.5[6]<0) {sub$Q2.5[6]} else {0}, if (sub$Q97.5[6]<0) {sub$Q97.5[6]} else {0}, if (sub$Q97.5[6]<0) {sub$Q97.5[6]} else {0}),y=(yyy1), col = "firebrick2", border = NA)
polygon(x=c(if (sub$Q5[6]<0) {sub$Q5[6]} else {0}, if (sub$Q5[6]<0) {sub$Q5[6]} else {0}, if (sub$Q95[6]<0) {sub$Q95[6]} else {0}, if (sub$Q95[6]<0) {sub$Q95[6]} else {0}),y=(yyy2), col = "firebrick2", border = NA)
polygon(x=c(if (sub$Q10[6]<0) {sub$Q10[6]} else {0}, if (sub$Q10[6]<0) {sub$Q10[6]} else {0}, if (sub$Q90[6]<0) {sub$Q90[6]} else {0}, if (sub$Q90[6]<0) {sub$Q90[6]} else {0}),y=(yyy3), col = "firebrick2", border = NA)
polygon(x=c(if (sub$Q2.5[6]>0) {sub$Q2.5[6]} else {0}, if (sub$Q2.5[6]>0) {sub$Q2.5[6]} else {0}, if (sub$Q97.5[6]>0) {sub$Q97.5[6]} else {0}, if (sub$Q97.5[6]>0) {sub$Q97.5[6]} else {0}),y=(yyy1), col = "dodgerblue", border = NA)
polygon(x=c(if (sub$Q5[6]>0) {sub$Q5[6]} else {0}, if (sub$Q5[6]>0) {sub$Q5[6]} else {0}, if (sub$Q95[6]>0) {sub$Q95[6]} else {0}, if (sub$Q95[6]>0) {sub$Q95[6]} else {0}),y=(yyy2), col = "dodgerblue", border = NA)
polygon(x=c(if (sub$Q10[6]>0) {sub$Q10[6]} else {0}, if (sub$Q10[6]>0) {sub$Q10[6]} else {0}, if (sub$Q90[6]>0) {sub$Q90[6]} else {0}, if (sub$Q90[6]>0) {sub$Q90[6]} else {0}),y=(yyy3), col = "dodgerblue", border = NA)
polygon(x=c(if (sub$Q2.5[7]<0) {sub$Q2.5[7]} else {0}, if (sub$Q2.5[7]<0) {sub$Q2.5[7]} else {0}, if (sub$Q97.5[7]<0) {sub$Q97.5[7]} else {0}, if (sub$Q97.5[7]<0) {sub$Q97.5[7]} else {0}),y=(yyy1+1), col = "firebrick2", border = NA)
polygon(x=c(if (sub$Q5[7]<0) {sub$Q5[7]} else {0}, if (sub$Q5[7]<0) {sub$Q5[7]} else {0}, if (sub$Q95[7]<0) {sub$Q95[7]} else {0}, if (sub$Q95[7]<0) {sub$Q95[7]} else {0}),y=(yyy2+1), col = "firebrick2", border = NA)
polygon(x=c(if (sub$Q10[7]<0) {sub$Q10[7]} else {0}, if (sub$Q10[7]<0) {sub$Q10[7]} else {0}, if (sub$Q90[7]<0) {sub$Q90[7]} else {0}, if (sub$Q90[7]<0) {sub$Q90[7]} else {0}),y=(yyy3+1), col = "firebrick2", border = NA)
polygon(x=c(if (sub$Q2.5[7]>0) {sub$Q2.5[7]} else {0}, if (sub$Q2.5[7]>0) {sub$Q2.5[7]} else {0}, if (sub$Q97.5[7]>0) {sub$Q97.5[7]} else {0}, if (sub$Q97.5[7]>0) {sub$Q97.5[7]} else {0}),y=(yyy1+1), col = "dodgerblue", border = NA)
polygon(x=c(if (sub$Q5[7]>0) {sub$Q5[7]} else {0}, if (sub$Q5[7]>0) {sub$Q5[7]} else {0}, if (sub$Q95[7]>0) {sub$Q95[7]} else {0}, if (sub$Q95[7]>0) {sub$Q95[7]} else {0}),y=(yyy2+1), col = "dodgerblue", border = NA)
polygon(x=c(if (sub$Q10[7]>0) {sub$Q10[7]} else {0}, if (sub$Q10[7]>0) {sub$Q10[7]} else {0}, if (sub$Q90[7]>0) {sub$Q90[7]} else {0}, if (sub$Q90[7]>0) {sub$Q90[7]} else {0}),y=(yyy3+1), col = "dodgerblue", border = NA)
polygon(x=c(if (sub$Q2.5[8]<0) {sub$Q2.5[8]} else {0}, if (sub$Q2.5[8]<0) {sub$Q2.5[8]} else {0}, if (sub$Q97.5[8]<0) {sub$Q97.5[8]} else {0}, if (sub$Q97.5[8]<0) {sub$Q97.5[8]} else {0}),y=(yyy1+2), col = "firebrick2", border = NA)
polygon(x=c(if (sub$Q5[8]<0) {sub$Q5[8]} else {0}, if (sub$Q5[8]<0) {sub$Q5[8]} else {0}, if (sub$Q95[8]<0) {sub$Q95[8]} else {0}, if (sub$Q95[8]<0) {sub$Q95[8]} else {0}),y=(yyy2+2), col = "firebrick2", border = NA)
polygon(x=c(if (sub$Q10[8]<0) {sub$Q10[8]} else {0}, if (sub$Q10[8]<0) {sub$Q10[8]} else {0}, if (sub$Q90[8]<0) {sub$Q90[8]} else {0}, if (sub$Q90[8]<0) {sub$Q90[8]} else {0}),y=(yyy3+2), col = "firebrick2", border = NA)
polygon(x=c(if (sub$Q2.5[8]>0) {sub$Q2.5[8]} else {0}, if (sub$Q2.5[8]>0) {sub$Q2.5[8]} else {0}, if (sub$Q97.5[8]>0) {sub$Q97.5[8]} else {0}, if (sub$Q97.5[8]>0) {sub$Q97.5[8]} else {0}),y=(yyy1+2), col = "dodgerblue", border = NA)
polygon(x=c(if (sub$Q5[8]>0) {sub$Q5[8]} else {0}, if (sub$Q5[8]>0) {sub$Q5[8]} else {0}, if (sub$Q95[8]>0) {sub$Q95[8]} else {0}, if (sub$Q95[8]>0) {sub$Q95[8]} else {0}),y=(yyy2+2), col = "dodgerblue", border = NA)
polygon(x=c(if (sub$Q10[8]>0) {sub$Q10[8]} else {0}, if (sub$Q10[8]>0) {sub$Q10[8]} else {0}, if (sub$Q90[8]>0) {sub$Q90[8]} else {0}, if (sub$Q90[8]>0) {sub$Q90[8]} else {0}),y=(yyy3+2), col = "dodgerblue", border = NA)
polygon(x=c(if (sub$Q2.5[9]<0) {sub$Q2.5[9]} else {0}, if (sub$Q2.5[9]<0) {sub$Q2.5[9]} else {0}, if (sub$Q97.5[9]<0) {sub$Q97.5[9]} else {0}, if (sub$Q97.5[9]<0) {sub$Q97.5[9]} else {0}),y=(yyy1+3), col = "firebrick2", border = NA)
polygon(x=c(if (sub$Q5[9]<0) {sub$Q5[9]} else {0}, if (sub$Q5[9]<0) {sub$Q5[9]} else {0}, if (sub$Q95[9]<0) {sub$Q95[9]} else {0}, if (sub$Q95[9]<0) {sub$Q95[9]} else {0}),y=(yyy2+3), col = "firebrick2", border = NA)
polygon(x=c(if (sub$Q10[9]<0) {sub$Q10[9]} else {0}, if (sub$Q10[9]<0) {sub$Q10[9]} else {0}, if (sub$Q90[9]<0) {sub$Q90[9]} else {0}, if (sub$Q90[9]<0) {sub$Q90[9]} else {0}),y=(yyy3+3), col = "firebrick2", border = NA)
polygon(x=c(if (sub$Q2.5[9]>0) {sub$Q2.5[9]} else {0}, if (sub$Q2.5[9]>0) {sub$Q2.5[9]} else {0}, if (sub$Q97.5[9]>0) {sub$Q97.5[9]} else {0}, if (sub$Q97.5[9]>0) {sub$Q97.5[9]} else {0}),y=(yyy1+3), col = "dodgerblue", border = NA)
polygon(x=c(if (sub$Q5[9]>0) {sub$Q5[9]} else {0}, if (sub$Q5[9]>0) {sub$Q5[9]} else {0}, if (sub$Q95[9]>0) {sub$Q95[9]} else {0}, if (sub$Q95[9]>0) {sub$Q95[9]} else {0}),y=(yyy2+3), col = "dodgerblue", border = NA)
polygon(x=c(if (sub$Q10[9]>0) {sub$Q10[9]} else {0}, if (sub$Q10[9]>0) {sub$Q10[9]} else {0}, if (sub$Q90[9]>0) {sub$Q90[9]} else {0}, if (sub$Q90[9]>0) {sub$Q90[9]} else {0}),y=(yyy3+3), col = "dodgerblue", border = NA)

#### func_even #####
sub <- subset(drivEst, Response == "func_even")
est <- sub$Estimate[6:9]
yy <- c(1:4)
plot(yy ~ est, ylab="",xlab="", yaxt="n", las=1, type="n",xlim=c(-0.0005,0.0001), ylim=c(0.8,4.8), cex=2, bty="n")
segments(x0=0,y0=0,x1=0,y1=4.18,lty=2, lwd=2,col="grey60")
title(xlab="Estimate", line=2.4,cex.lab=1.3)
legend("topleft", legend=("g, Func. evenness"), bty="n", cex=1.3)
mm <- cbind(yy,est)
mm_neg <- as.data.frame(mm[ which(est < 0),])
mm_pos <- as.data.frame(mm[ which(est > 0),])
#points(yy ~ est, pch="l",cex=2.2,col="white")
points(mm_neg$yy ~ mm_neg$est, pch="l",cex=2,col="firebrick2")
points(mm_pos$yy ~ mm_pos$est, pch="l",cex=2,col="dodgerblue")
yyy1=c(0.975,1.025,1.025,0.975)
yyy2=c(0.95,1.05,1.05,0.95)
yyy3=c(0.9,1.1,1.1,0.9)
polygon(x=c(if (sub$Q2.5[6]<0) {sub$Q2.5[6]} else {0}, if (sub$Q2.5[6]<0) {sub$Q2.5[6]} else {0}, if (sub$Q97.5[6]<0) {sub$Q97.5[6]} else {0}, if (sub$Q97.5[6]<0) {sub$Q97.5[6]} else {0}),y=(yyy1), col = "firebrick2", border = NA)
polygon(x=c(if (sub$Q5[6]<0) {sub$Q5[6]} else {0}, if (sub$Q5[6]<0) {sub$Q5[6]} else {0}, if (sub$Q95[6]<0) {sub$Q95[6]} else {0}, if (sub$Q95[6]<0) {sub$Q95[6]} else {0}),y=(yyy2), col = "firebrick2", border = NA)
polygon(x=c(if (sub$Q10[6]<0) {sub$Q10[6]} else {0}, if (sub$Q10[6]<0) {sub$Q10[6]} else {0}, if (sub$Q90[6]<0) {sub$Q90[6]} else {0}, if (sub$Q90[6]<0) {sub$Q90[6]} else {0}),y=(yyy3), col = "firebrick2", border = NA)
polygon(x=c(if (sub$Q2.5[6]>0) {sub$Q2.5[6]} else {0}, if (sub$Q2.5[6]>0) {sub$Q2.5[6]} else {0}, if (sub$Q97.5[6]>0) {sub$Q97.5[6]} else {0}, if (sub$Q97.5[6]>0) {sub$Q97.5[6]} else {0}),y=(yyy1), col = "dodgerblue", border = NA)
polygon(x=c(if (sub$Q5[6]>0) {sub$Q5[6]} else {0}, if (sub$Q5[6]>0) {sub$Q5[6]} else {0}, if (sub$Q95[6]>0) {sub$Q95[6]} else {0}, if (sub$Q95[6]>0) {sub$Q95[6]} else {0}),y=(yyy2), col = "dodgerblue", border = NA)
polygon(x=c(if (sub$Q10[6]>0) {sub$Q10[6]} else {0}, if (sub$Q10[6]>0) {sub$Q10[6]} else {0}, if (sub$Q90[6]>0) {sub$Q90[6]} else {0}, if (sub$Q90[6]>0) {sub$Q90[6]} else {0}),y=(yyy3), col = "dodgerblue", border = NA)
polygon(x=c(if (sub$Q2.5[7]<0) {sub$Q2.5[7]} else {0}, if (sub$Q2.5[7]<0) {sub$Q2.5[7]} else {0}, if (sub$Q97.5[7]<0) {sub$Q97.5[7]} else {0}, if (sub$Q97.5[7]<0) {sub$Q97.5[7]} else {0}),y=(yyy1+1), col = "firebrick2", border = NA)
polygon(x=c(if (sub$Q5[7]<0) {sub$Q5[7]} else {0}, if (sub$Q5[7]<0) {sub$Q5[7]} else {0}, if (sub$Q95[7]<0) {sub$Q95[7]} else {0}, if (sub$Q95[7]<0) {sub$Q95[7]} else {0}),y=(yyy2+1), col = "firebrick2", border = NA)
polygon(x=c(if (sub$Q10[7]<0) {sub$Q10[7]} else {0}, if (sub$Q10[7]<0) {sub$Q10[7]} else {0}, if (sub$Q90[7]<0) {sub$Q90[7]} else {0}, if (sub$Q90[7]<0) {sub$Q90[7]} else {0}),y=(yyy3+1), col = "firebrick2", border = NA)
polygon(x=c(if (sub$Q2.5[7]>0) {sub$Q2.5[7]} else {0}, if (sub$Q2.5[7]>0) {sub$Q2.5[7]} else {0}, if (sub$Q97.5[7]>0) {sub$Q97.5[7]} else {0}, if (sub$Q97.5[7]>0) {sub$Q97.5[7]} else {0}),y=(yyy1+1), col = "dodgerblue", border = NA)
polygon(x=c(if (sub$Q5[7]>0) {sub$Q5[7]} else {0}, if (sub$Q5[7]>0) {sub$Q5[7]} else {0}, if (sub$Q95[7]>0) {sub$Q95[7]} else {0}, if (sub$Q95[7]>0) {sub$Q95[7]} else {0}),y=(yyy2+1), col = "dodgerblue", border = NA)
polygon(x=c(if (sub$Q10[7]>0) {sub$Q10[7]} else {0}, if (sub$Q10[7]>0) {sub$Q10[7]} else {0}, if (sub$Q90[7]>0) {sub$Q90[7]} else {0}, if (sub$Q90[7]>0) {sub$Q90[7]} else {0}),y=(yyy3+1), col = "dodgerblue", border = NA)
polygon(x=c(if (sub$Q2.5[8]<0) {sub$Q2.5[8]} else {0}, if (sub$Q2.5[8]<0) {sub$Q2.5[8]} else {0}, if (sub$Q97.5[8]<0) {sub$Q97.5[8]} else {0}, if (sub$Q97.5[8]<0) {sub$Q97.5[8]} else {0}),y=(yyy1+2), col = "firebrick2", border = NA)
polygon(x=c(if (sub$Q5[8]<0) {sub$Q5[8]} else {0}, if (sub$Q5[8]<0) {sub$Q5[8]} else {0}, if (sub$Q95[8]<0) {sub$Q95[8]} else {0}, if (sub$Q95[8]<0) {sub$Q95[8]} else {0}),y=(yyy2+2), col = "firebrick2", border = NA)
polygon(x=c(if (sub$Q10[8]<0) {sub$Q10[8]} else {0}, if (sub$Q10[8]<0) {sub$Q10[8]} else {0}, if (sub$Q90[8]<0) {sub$Q90[8]} else {0}, if (sub$Q90[8]<0) {sub$Q90[8]} else {0}),y=(yyy3+2), col = "firebrick2", border = NA)
polygon(x=c(if (sub$Q2.5[8]>0) {sub$Q2.5[8]} else {0}, if (sub$Q2.5[8]>0) {sub$Q2.5[8]} else {0}, if (sub$Q97.5[8]>0) {sub$Q97.5[8]} else {0}, if (sub$Q97.5[8]>0) {sub$Q97.5[8]} else {0}),y=(yyy1+2), col = "dodgerblue", border = NA)
polygon(x=c(if (sub$Q5[8]>0) {sub$Q5[8]} else {0}, if (sub$Q5[8]>0) {sub$Q5[8]} else {0}, if (sub$Q95[8]>0) {sub$Q95[8]} else {0}, if (sub$Q95[8]>0) {sub$Q95[8]} else {0}),y=(yyy2+2), col = "dodgerblue", border = NA)
polygon(x=c(if (sub$Q10[8]>0) {sub$Q10[8]} else {0}, if (sub$Q10[8]>0) {sub$Q10[8]} else {0}, if (sub$Q90[8]>0) {sub$Q90[8]} else {0}, if (sub$Q90[8]>0) {sub$Q90[8]} else {0}),y=(yyy3+2), col = "dodgerblue", border = NA)
polygon(x=c(if (sub$Q2.5[9]<0) {sub$Q2.5[9]} else {0}, if (sub$Q2.5[9]<0) {sub$Q2.5[9]} else {0}, if (sub$Q97.5[9]<0) {sub$Q97.5[9]} else {0}, if (sub$Q97.5[9]<0) {sub$Q97.5[9]} else {0}),y=(yyy1+3), col = "firebrick2", border = NA)
polygon(x=c(if (sub$Q5[9]<0) {sub$Q5[9]} else {0}, if (sub$Q5[9]<0) {sub$Q5[9]} else {0}, if (sub$Q95[9]<0) {sub$Q95[9]} else {0}, if (sub$Q95[9]<0) {sub$Q95[9]} else {0}),y=(yyy2+3), col = "firebrick2", border = NA)
polygon(x=c(if (sub$Q10[9]<0) {sub$Q10[9]} else {0}, if (sub$Q10[9]<0) {sub$Q10[9]} else {0}, if (sub$Q90[9]<0) {sub$Q90[9]} else {0}, if (sub$Q90[9]<0) {sub$Q90[9]} else {0}),y=(yyy3+3), col = "firebrick2", border = NA)
polygon(x=c(if (sub$Q2.5[9]>0) {sub$Q2.5[9]} else {0}, if (sub$Q2.5[9]>0) {sub$Q2.5[9]} else {0}, if (sub$Q97.5[9]>0) {sub$Q97.5[9]} else {0}, if (sub$Q97.5[9]>0) {sub$Q97.5[9]} else {0}),y=(yyy1+3), col = "dodgerblue", border = NA)
polygon(x=c(if (sub$Q5[9]>0) {sub$Q5[9]} else {0}, if (sub$Q5[9]>0) {sub$Q5[9]} else {0}, if (sub$Q95[9]>0) {sub$Q95[9]} else {0}, if (sub$Q95[9]>0) {sub$Q95[9]} else {0}),y=(yyy2+3), col = "dodgerblue", border = NA)
polygon(x=c(if (sub$Q10[9]>0) {sub$Q10[9]} else {0}, if (sub$Q10[9]>0) {sub$Q10[9]} else {0}, if (sub$Q90[9]>0) {sub$Q90[9]} else {0}, if (sub$Q90[9]>0) {sub$Q90[9]} else {0}),y=(yyy3+3), col = "dodgerblue", border = NA)

#### Turnover #####
sub <- subset(drivEst, Response == "turnover")
est <- sub$Estimate[6:9]
yy <- c(1:4)
plot(yy ~ est, ylab="",xlab="", yaxt="n", las=1, type="n",xlim=c(-0.0013,0.0005), ylim=c(0.8,4.8), cex=2, bty="n")
segments(x0=0,y0=0,x1=0,y1=4.18,lty=2, lwd=2,col="grey60")
title(xlab="Estimate", line=2.4,cex.lab=1.3)
legend("topleft", legend=("d, Turnover"), bty="n", cex=1.3)
mm <- cbind(yy,est)
mm_neg <- as.data.frame(mm[ which(est < 0),])
mm_pos <- as.data.frame(mm[ which(est > 0),])
#points(yy ~ est, pch="l",cex=2.2,col="white")
points(mm_neg$yy ~ mm_neg$est, pch="l",cex=2,col="firebrick2")
points(mm_pos$yy ~ mm_pos$est, pch="l",cex=2,col="dodgerblue")
yyy1=c(0.975,1.025,1.025,0.975)
yyy2=c(0.95,1.05,1.05,0.95)
yyy3=c(0.9,1.1,1.1,0.9)
polygon(x=c(if (sub$Q2.5[6]<0) {sub$Q2.5[6]} else {0}, if (sub$Q2.5[6]<0) {sub$Q2.5[6]} else {0}, if (sub$Q97.5[6]<0) {sub$Q97.5[6]} else {0}, if (sub$Q97.5[6]<0) {sub$Q97.5[6]} else {0}),y=(yyy1), col = "firebrick2", border = NA)
polygon(x=c(if (sub$Q5[6]<0) {sub$Q5[6]} else {0}, if (sub$Q5[6]<0) {sub$Q5[6]} else {0}, if (sub$Q95[6]<0) {sub$Q95[6]} else {0}, if (sub$Q95[6]<0) {sub$Q95[6]} else {0}),y=(yyy2), col = "firebrick2", border = NA)
polygon(x=c(if (sub$Q10[6]<0) {sub$Q10[6]} else {0}, if (sub$Q10[6]<0) {sub$Q10[6]} else {0}, if (sub$Q90[6]<0) {sub$Q90[6]} else {0}, if (sub$Q90[6]<0) {sub$Q90[6]} else {0}),y=(yyy3), col = "firebrick2", border = NA)
polygon(x=c(if (sub$Q2.5[6]>0) {sub$Q2.5[6]} else {0}, if (sub$Q2.5[6]>0) {sub$Q2.5[6]} else {0}, if (sub$Q97.5[6]>0) {sub$Q97.5[6]} else {0}, if (sub$Q97.5[6]>0) {sub$Q97.5[6]} else {0}),y=(yyy1), col = "dodgerblue", border = NA)
polygon(x=c(if (sub$Q5[6]>0) {sub$Q5[6]} else {0}, if (sub$Q5[6]>0) {sub$Q5[6]} else {0}, if (sub$Q95[6]>0) {sub$Q95[6]} else {0}, if (sub$Q95[6]>0) {sub$Q95[6]} else {0}),y=(yyy2), col = "dodgerblue", border = NA)
polygon(x=c(if (sub$Q10[6]>0) {sub$Q10[6]} else {0}, if (sub$Q10[6]>0) {sub$Q10[6]} else {0}, if (sub$Q90[6]>0) {sub$Q90[6]} else {0}, if (sub$Q90[6]>0) {sub$Q90[6]} else {0}),y=(yyy3), col = "dodgerblue", border = NA)
polygon(x=c(if (sub$Q2.5[7]<0) {sub$Q2.5[7]} else {0}, if (sub$Q2.5[7]<0) {sub$Q2.5[7]} else {0}, if (sub$Q97.5[7]<0) {sub$Q97.5[7]} else {0}, if (sub$Q97.5[7]<0) {sub$Q97.5[7]} else {0}),y=(yyy1+1), col = "firebrick2", border = NA)
polygon(x=c(if (sub$Q5[7]<0) {sub$Q5[7]} else {0}, if (sub$Q5[7]<0) {sub$Q5[7]} else {0}, if (sub$Q95[7]<0) {sub$Q95[7]} else {0}, if (sub$Q95[7]<0) {sub$Q95[7]} else {0}),y=(yyy2+1), col = "firebrick2", border = NA)
polygon(x=c(if (sub$Q10[7]<0) {sub$Q10[7]} else {0}, if (sub$Q10[7]<0) {sub$Q10[7]} else {0}, if (sub$Q90[7]<0) {sub$Q90[7]} else {0}, if (sub$Q90[7]<0) {sub$Q90[7]} else {0}),y=(yyy3+1), col = "firebrick2", border = NA)
polygon(x=c(if (sub$Q2.5[7]>0) {sub$Q2.5[7]} else {0}, if (sub$Q2.5[7]>0) {sub$Q2.5[7]} else {0}, if (sub$Q97.5[7]>0) {sub$Q97.5[7]} else {0}, if (sub$Q97.5[7]>0) {sub$Q97.5[7]} else {0}),y=(yyy1+1), col = "dodgerblue", border = NA)
polygon(x=c(if (sub$Q5[7]>0) {sub$Q5[7]} else {0}, if (sub$Q5[7]>0) {sub$Q5[7]} else {0}, if (sub$Q95[7]>0) {sub$Q95[7]} else {0}, if (sub$Q95[7]>0) {sub$Q95[7]} else {0}),y=(yyy2+1), col = "dodgerblue", border = NA)
polygon(x=c(if (sub$Q10[7]>0) {sub$Q10[7]} else {0}, if (sub$Q10[7]>0) {sub$Q10[7]} else {0}, if (sub$Q90[7]>0) {sub$Q90[7]} else {0}, if (sub$Q90[7]>0) {sub$Q90[7]} else {0}),y=(yyy3+1), col = "dodgerblue", border = NA)
polygon(x=c(if (sub$Q2.5[8]<0) {sub$Q2.5[8]} else {0}, if (sub$Q2.5[8]<0) {sub$Q2.5[8]} else {0}, if (sub$Q97.5[8]<0) {sub$Q97.5[8]} else {0}, if (sub$Q97.5[8]<0) {sub$Q97.5[8]} else {0}),y=(yyy1+2), col = "firebrick2", border = NA)
polygon(x=c(if (sub$Q5[8]<0) {sub$Q5[8]} else {0}, if (sub$Q5[8]<0) {sub$Q5[8]} else {0}, if (sub$Q95[8]<0) {sub$Q95[8]} else {0}, if (sub$Q95[8]<0) {sub$Q95[8]} else {0}),y=(yyy2+2), col = "firebrick2", border = NA)
polygon(x=c(if (sub$Q10[8]<0) {sub$Q10[8]} else {0}, if (sub$Q10[8]<0) {sub$Q10[8]} else {0}, if (sub$Q90[8]<0) {sub$Q90[8]} else {0}, if (sub$Q90[8]<0) {sub$Q90[8]} else {0}),y=(yyy3+2), col = "firebrick2", border = NA)
polygon(x=c(if (sub$Q2.5[8]>0) {sub$Q2.5[8]} else {0}, if (sub$Q2.5[8]>0) {sub$Q2.5[8]} else {0}, if (sub$Q97.5[8]>0) {sub$Q97.5[8]} else {0}, if (sub$Q97.5[8]>0) {sub$Q97.5[8]} else {0}),y=(yyy1+2), col = "dodgerblue", border = NA)
polygon(x=c(if (sub$Q5[8]>0) {sub$Q5[8]} else {0}, if (sub$Q5[8]>0) {sub$Q5[8]} else {0}, if (sub$Q95[8]>0) {sub$Q95[8]} else {0}, if (sub$Q95[8]>0) {sub$Q95[8]} else {0}),y=(yyy2+2), col = "dodgerblue", border = NA)
polygon(x=c(if (sub$Q10[8]>0) {sub$Q10[8]} else {0}, if (sub$Q10[8]>0) {sub$Q10[8]} else {0}, if (sub$Q90[8]>0) {sub$Q90[8]} else {0}, if (sub$Q90[8]>0) {sub$Q90[8]} else {0}),y=(yyy3+2), col = "dodgerblue", border = NA)
polygon(x=c(if (sub$Q2.5[9]<0) {sub$Q2.5[9]} else {0}, if (sub$Q2.5[9]<0) {sub$Q2.5[9]} else {0}, if (sub$Q97.5[9]<0) {sub$Q97.5[9]} else {0}, if (sub$Q97.5[9]<0) {sub$Q97.5[9]} else {0}),y=(yyy1+3), col = "firebrick2", border = NA)
polygon(x=c(if (sub$Q5[9]<0) {sub$Q5[9]} else {0}, if (sub$Q5[9]<0) {sub$Q5[9]} else {0}, if (sub$Q95[9]<0) {sub$Q95[9]} else {0}, if (sub$Q95[9]<0) {sub$Q95[9]} else {0}),y=(yyy2+3), col = "firebrick2", border = NA)
polygon(x=c(if (sub$Q10[9]<0) {sub$Q10[9]} else {0}, if (sub$Q10[9]<0) {sub$Q10[9]} else {0}, if (sub$Q90[9]<0) {sub$Q90[9]} else {0}, if (sub$Q90[9]<0) {sub$Q90[9]} else {0}),y=(yyy3+3), col = "firebrick2", border = NA)
polygon(x=c(if (sub$Q2.5[9]>0) {sub$Q2.5[9]} else {0}, if (sub$Q2.5[9]>0) {sub$Q2.5[9]} else {0}, if (sub$Q97.5[9]>0) {sub$Q97.5[9]} else {0}, if (sub$Q97.5[9]>0) {sub$Q97.5[9]} else {0}),y=(yyy1+3), col = "dodgerblue", border = NA)
polygon(x=c(if (sub$Q5[9]>0) {sub$Q5[9]} else {0}, if (sub$Q5[9]>0) {sub$Q5[9]} else {0}, if (sub$Q95[9]>0) {sub$Q95[9]} else {0}, if (sub$Q95[9]>0) {sub$Q95[9]} else {0}),y=(yyy2+3), col = "dodgerblue", border = NA)
polygon(x=c(if (sub$Q10[9]>0) {sub$Q10[9]} else {0}, if (sub$Q10[9]>0) {sub$Q10[9]} else {0}, if (sub$Q90[9]>0) {sub$Q90[9]} else {0}, if (sub$Q90[9]>0) {sub$Q90[9]} else {0}),y=(yyy3+3), col = "dodgerblue", border = NA)

#### func_turnover #####
sub <- subset(drivEst, Response == "func_turnover")
est <- sub$Estimate[6:9]
yy <- c(1:4)
plot(yy ~ est, ylab="",xlab="", yaxt="n", las=1, type="n",xlim=c(-0.003,0.003), ylim=c(0.8,4.8), cex=2, bty="n")
segments(x0=0,y0=0,x1=0,y1=4.18,lty=2, lwd=2,col="grey60")
title(xlab="Estimate", line=2.4,cex.lab=1.3)
legend("topleft", legend=("h, Func. turnover"), bty="n", cex=1.3)
mm <- cbind(yy,est)
mm_neg <- as.data.frame(mm[ which(est < 0),])
mm_pos <- as.data.frame(mm[ which(est > 0),])
points(mm_neg$yy ~ mm_neg$est, pch="l",cex=2,col="firebrick2")
points(mm_pos[1,] ~ mm_pos[2,], pch="l",cex=2,col="dodgerblue")
yyy1=c(0.975,1.025,1.025,0.975)
yyy2=c(0.95,1.05,1.05,0.95)
yyy3=c(0.9,1.1,1.1,0.9)
polygon(x=c(if (sub$Q2.5[6]<0) {sub$Q2.5[6]} else {0}, if (sub$Q2.5[6]<0) {sub$Q2.5[6]} else {0}, if (sub$Q97.5[6]<0) {sub$Q97.5[6]} else {0}, if (sub$Q97.5[6]<0) {sub$Q97.5[6]} else {0}),y=(yyy1), col = "firebrick2", border = NA)
polygon(x=c(if (sub$Q5[6]<0) {sub$Q5[6]} else {0}, if (sub$Q5[6]<0) {sub$Q5[6]} else {0}, if (sub$Q95[6]<0) {sub$Q95[6]} else {0}, if (sub$Q95[6]<0) {sub$Q95[6]} else {0}),y=(yyy2), col = "firebrick2", border = NA)
polygon(x=c(if (sub$Q10[6]<0) {sub$Q10[6]} else {0}, if (sub$Q10[6]<0) {sub$Q10[6]} else {0}, if (sub$Q90[6]<0) {sub$Q90[6]} else {0}, if (sub$Q90[6]<0) {sub$Q90[6]} else {0}),y=(yyy3), col = "firebrick2", border = NA)
polygon(x=c(if (sub$Q2.5[6]>0) {sub$Q2.5[6]} else {0}, if (sub$Q2.5[6]>0) {sub$Q2.5[6]} else {0}, if (sub$Q97.5[6]>0) {sub$Q97.5[6]} else {0}, if (sub$Q97.5[6]>0) {sub$Q97.5[6]} else {0}),y=(yyy1), col = "dodgerblue", border = NA)
polygon(x=c(if (sub$Q5[6]>0) {sub$Q5[6]} else {0}, if (sub$Q5[6]>0) {sub$Q5[6]} else {0}, if (sub$Q95[6]>0) {sub$Q95[6]} else {0}, if (sub$Q95[6]>0) {sub$Q95[6]} else {0}),y=(yyy2), col = "dodgerblue", border = NA)
polygon(x=c(if (sub$Q10[6]>0) {sub$Q10[6]} else {0}, if (sub$Q10[6]>0) {sub$Q10[6]} else {0}, if (sub$Q90[6]>0) {sub$Q90[6]} else {0}, if (sub$Q90[6]>0) {sub$Q90[6]} else {0}),y=(yyy3), col = "dodgerblue", border = NA)
polygon(x=c(if (sub$Q2.5[7]<0) {sub$Q2.5[7]} else {0}, if (sub$Q2.5[7]<0) {sub$Q2.5[7]} else {0}, if (sub$Q97.5[7]<0) {sub$Q97.5[7]} else {0}, if (sub$Q97.5[7]<0) {sub$Q97.5[7]} else {0}),y=(yyy1+1), col = "firebrick2", border = NA)
polygon(x=c(if (sub$Q5[7]<0) {sub$Q5[7]} else {0}, if (sub$Q5[7]<0) {sub$Q5[7]} else {0}, if (sub$Q95[7]<0) {sub$Q95[7]} else {0}, if (sub$Q95[7]<0) {sub$Q95[7]} else {0}),y=(yyy2+1), col = "firebrick2", border = NA)
polygon(x=c(if (sub$Q10[7]<0) {sub$Q10[7]} else {0}, if (sub$Q10[7]<0) {sub$Q10[7]} else {0}, if (sub$Q90[7]<0) {sub$Q90[7]} else {0}, if (sub$Q90[7]<0) {sub$Q90[7]} else {0}),y=(yyy3+1), col = "firebrick2", border = NA)
polygon(x=c(if (sub$Q2.5[7]>0) {sub$Q2.5[7]} else {0}, if (sub$Q2.5[7]>0) {sub$Q2.5[7]} else {0}, if (sub$Q97.5[7]>0) {sub$Q97.5[7]} else {0}, if (sub$Q97.5[7]>0) {sub$Q97.5[7]} else {0}),y=(yyy1+1), col = "dodgerblue", border = NA)
polygon(x=c(if (sub$Q5[7]>0) {sub$Q5[7]} else {0}, if (sub$Q5[7]>0) {sub$Q5[7]} else {0}, if (sub$Q95[7]>0) {sub$Q95[7]} else {0}, if (sub$Q95[7]>0) {sub$Q95[7]} else {0}),y=(yyy2+1), col = "dodgerblue", border = NA)
polygon(x=c(if (sub$Q10[7]>0) {sub$Q10[7]} else {0}, if (sub$Q10[7]>0) {sub$Q10[7]} else {0}, if (sub$Q90[7]>0) {sub$Q90[7]} else {0}, if (sub$Q90[7]>0) {sub$Q90[7]} else {0}),y=(yyy3+1), col = "dodgerblue", border = NA)
polygon(x=c(if (sub$Q2.5[8]<0) {sub$Q2.5[8]} else {0}, if (sub$Q2.5[8]<0) {sub$Q2.5[8]} else {0}, if (sub$Q97.5[8]<0) {sub$Q97.5[8]} else {0}, if (sub$Q97.5[8]<0) {sub$Q97.5[8]} else {0}),y=(yyy1+2), col = "firebrick2", border = NA)
polygon(x=c(if (sub$Q5[8]<0) {sub$Q5[8]} else {0}, if (sub$Q5[8]<0) {sub$Q5[8]} else {0}, if (sub$Q95[8]<0) {sub$Q95[8]} else {0}, if (sub$Q95[8]<0) {sub$Q95[8]} else {0}),y=(yyy2+2), col = "firebrick2", border = NA)
polygon(x=c(if (sub$Q10[8]<0) {sub$Q10[8]} else {0}, if (sub$Q10[8]<0) {sub$Q10[8]} else {0}, if (sub$Q90[8]<0) {sub$Q90[8]} else {0}, if (sub$Q90[8]<0) {sub$Q90[8]} else {0}),y=(yyy3+2), col = "firebrick2", border = NA)
polygon(x=c(if (sub$Q2.5[8]>0) {sub$Q2.5[8]} else {0}, if (sub$Q2.5[8]>0) {sub$Q2.5[8]} else {0}, if (sub$Q97.5[8]>0) {sub$Q97.5[8]} else {0}, if (sub$Q97.5[8]>0) {sub$Q97.5[8]} else {0}),y=(yyy1+2), col = "dodgerblue", border = NA)
polygon(x=c(if (sub$Q5[8]>0) {sub$Q5[8]} else {0}, if (sub$Q5[8]>0) {sub$Q5[8]} else {0}, if (sub$Q95[8]>0) {sub$Q95[8]} else {0}, if (sub$Q95[8]>0) {sub$Q95[8]} else {0}),y=(yyy2+2), col = "dodgerblue", border = NA)
polygon(x=c(if (sub$Q10[8]>0) {sub$Q10[8]} else {0}, if (sub$Q10[8]>0) {sub$Q10[8]} else {0}, if (sub$Q90[8]>0) {sub$Q90[8]} else {0}, if (sub$Q90[8]>0) {sub$Q90[8]} else {0}),y=(yyy3+2), col = "dodgerblue", border = NA)
polygon(x=c(if (sub$Q2.5[9]<0) {sub$Q2.5[9]} else {0}, if (sub$Q2.5[9]<0) {sub$Q2.5[9]} else {0}, if (sub$Q97.5[9]<0) {sub$Q97.5[9]} else {0}, if (sub$Q97.5[9]<0) {sub$Q97.5[9]} else {0}),y=(yyy1+3), col = "firebrick2", border = NA)
polygon(x=c(if (sub$Q5[9]<0) {sub$Q5[9]} else {0}, if (sub$Q5[9]<0) {sub$Q5[9]} else {0}, if (sub$Q95[9]<0) {sub$Q95[9]} else {0}, if (sub$Q95[9]<0) {sub$Q95[9]} else {0}),y=(yyy2+3), col = "firebrick2", border = NA)
polygon(x=c(if (sub$Q10[9]<0) {sub$Q10[9]} else {0}, if (sub$Q10[9]<0) {sub$Q10[9]} else {0}, if (sub$Q90[9]<0) {sub$Q90[9]} else {0}, if (sub$Q90[9]<0) {sub$Q90[9]} else {0}),y=(yyy3+3), col = "firebrick2", border = NA)
polygon(x=c(if (sub$Q2.5[9]>0) {sub$Q2.5[9]} else {0}, if (sub$Q2.5[9]>0) {sub$Q2.5[9]} else {0}, if (sub$Q97.5[9]>0) {sub$Q97.5[9]} else {0}, if (sub$Q97.5[9]>0) {sub$Q97.5[9]} else {0}),y=(yyy1+3), col = "dodgerblue", border = NA)
polygon(x=c(if (sub$Q5[9]>0) {sub$Q5[9]} else {0}, if (sub$Q5[9]>0) {sub$Q5[9]} else {0}, if (sub$Q95[9]>0) {sub$Q95[9]} else {0}, if (sub$Q95[9]>0) {sub$Q95[9]} else {0}),y=(yyy2+3), col = "dodgerblue", border = NA)
polygon(x=c(if (sub$Q10[9]>0) {sub$Q10[9]} else {0}, if (sub$Q10[9]>0) {sub$Q10[9]} else {0}, if (sub$Q90[9]>0) {sub$Q90[9]} else {0}, if (sub$Q90[9]>0) {sub$Q90[9]} else {0}),y=(yyy3+3), col = "dodgerblue", border = NA)

##

##
dev.off()
##
